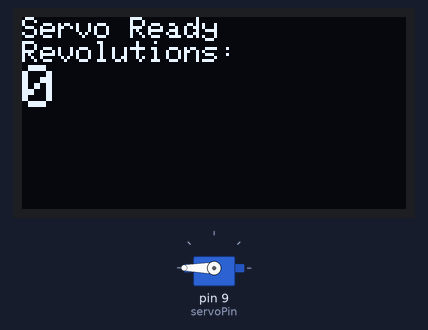
A sketch run on a simulated Arduino Uno, built with avr-gcc and run on an emulated ATmega328P. Shown: servo, 128×64 one-colour display. EEPROM starts erased.

Above: at 0.1 s.
At 10.0 s:
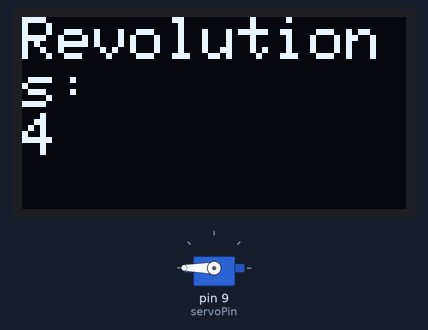
At 18.8 s:
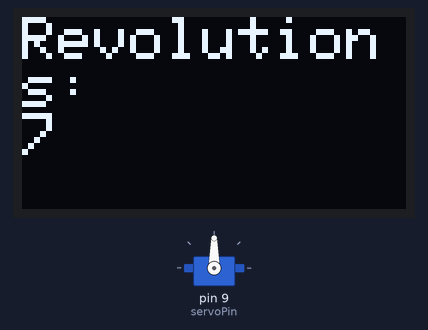
At 37.2 s:
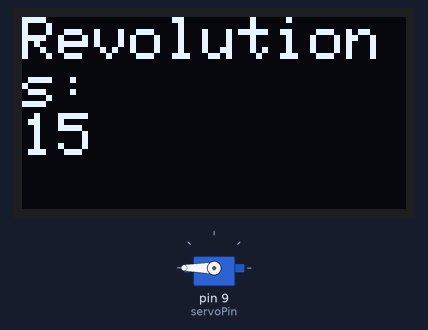
Timing chart, 0 to 40.0 s (numbered marks = the images above):
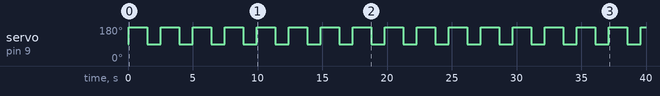

Measured:
- by itself, servo on pin 9 (servoPin): alternates 180° for 1.4 s and 90° for 1.0 s
- what the display in image 1 shows lasts 2.5 s, from 9.9 s to 12.4 s

The sketch:

knob_stress_tester.ino
```cpp
#include <Servo.h>
#include <Wire.h>
#include <Adafruit_GFX.h>
#include <Adafruit_SSD1306.h>
#include <EEPROM.h>

#define SCREEN_WIDTH 128
#define SCREEN_HEIGHT 64
#define OLED_RESET -1
Adafruit_SSD1306 display(SCREEN_WIDTH, SCREEN_HEIGHT, &Wire, OLED_RESET);

Servo myServo;

const int servoPin = 9;
const int rotationTime = 1440;  // Adjust if needed after testing reverse
int revolutionCount = 0;
const int eepromAddress = 0;

void setup() {
  myServo.attach(servoPin);
  myServo.write(90);  // Stop initially

  if (!display.begin(SSD1306_SWITCHCAPVCC, 0x3C)) {  // or 0x3D if needed
    for (;;);
  }

  // Load saved count
  EEPROM.get(eepromAddress, revolutionCount);
  if (revolutionCount < 0 || revolutionCount > 1000000) {
    revolutionCount = 0;
  }

  display.clearDisplay();
  display.setTextSize(1);
  display.setTextColor(SSD1306_WHITE);
  display.setCursor(0, 0);
  display.println("Servo Ready");
  display.println("Revolutions:");
  display.setTextSize(2);
  display.println(revolutionCount);
  display.display();
}

void loop() {
  myServo.write(180);       // Reversed direction — change to 180 if you want original
  delay(rotationTime);

  myServo.write(90);
  delay(1000);

  revolutionCount++;
  EEPROM.put(eepromAddress, revolutionCount);  // Save

  display.clearDisplay();
  display.setCursor(0, 0);
  display.println("Revolutions:");
  display.setTextSize(2);
  display.println(revolutionCount);
  display.display();
}
```
